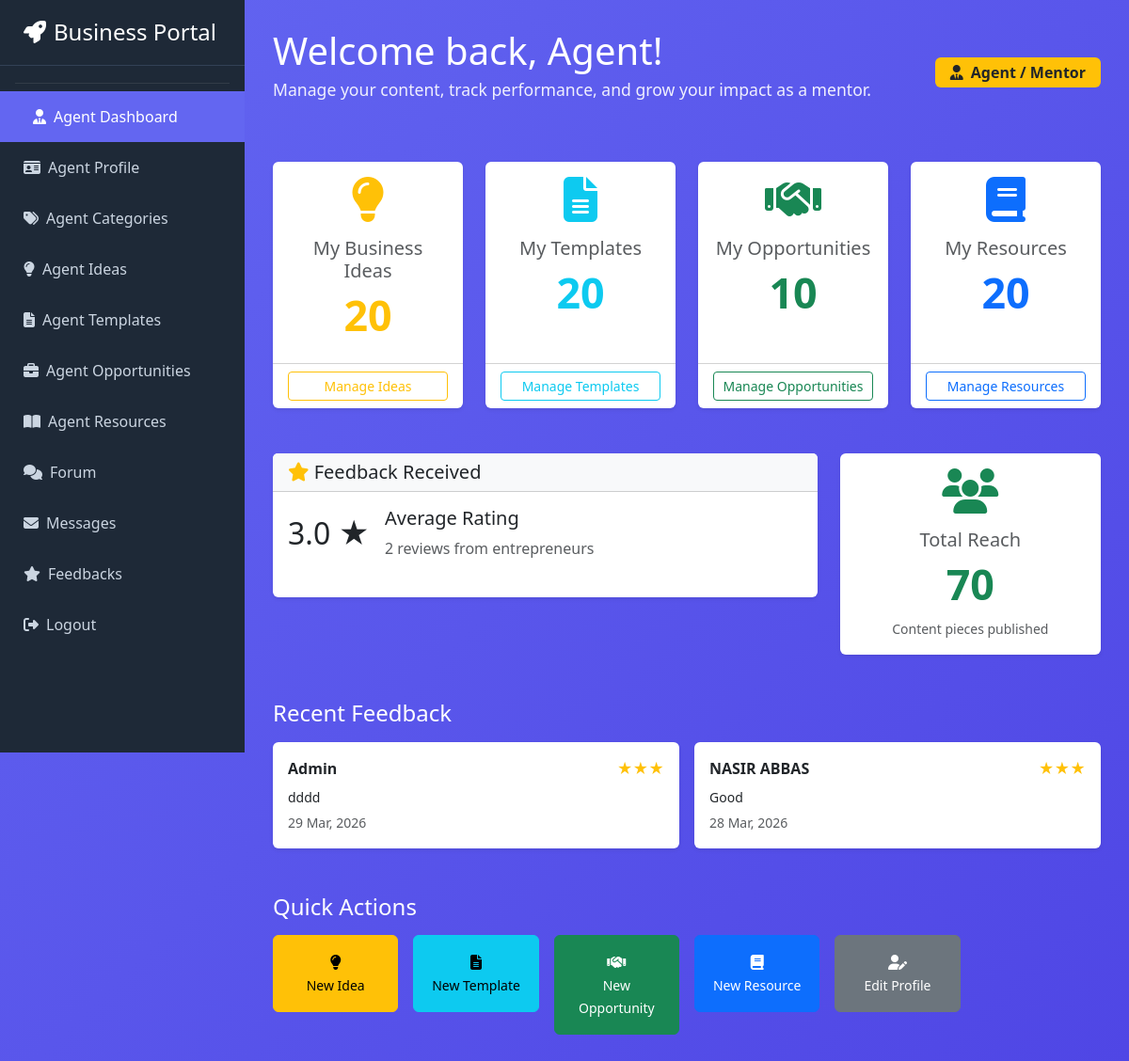
/agent/agent_dashboard.php (signed in), run on the app's committed database.
### tables this page shows
CREATE TABLE `feedback` (
  `id` int(11) NOT NULL,
  `agent_id` int(11) NOT NULL,
  `user_id` int(11) NOT NULL COMMENT 'Who submitted the feedback',
  `message` text NOT NULL,
  `rating` tinyint(1) UNSIGNED DEFAULT NULL COMMENT '1 to 5 stars',
  `created_at` timestamp NOT NULL DEFAULT current_timestamp()
);

CREATE TABLE `users` (
  `id` int(11) NOT NULL,
  `full_name` varchar(150) NOT NULL,
  `email` varchar(191) NOT NULL,
  `password_hash` varchar(255) NOT NULL,
  `role` enum('user','agent','admin') NOT NULL DEFAULT 'user',
  `status` enum('active','inactive','banned') NOT NULL DEFAULT 'active',
  `phone` varchar(20) DEFAULT NULL,
  `created_at` timestamp NOT NULL DEFAULT current_timestamp(),
  `updated_at` timestamp NOT NULL DEFAULT current_timestamp() ON UPDATE current_timestamp()
);

### agent/agent_dashboard.php (the view, shortened to what this page needs)
<?php
include 'config.php';
$agent_id = $_SESSION['user_id'];
$my_ideas = $conn->query("SELECT COUNT(*) as total FROM business_ideas WHERE agent_id = $agent_id")->fetch_assoc()['total'];
$my_templates = $conn->query("SELECT COUNT(*) as total FROM business_templates WHERE agent_id = $agent_id")->fetch_assoc()['total'];
$my_opportunities = $conn->query("SELECT COUNT(*) as total FROM opportunities WHERE agent_id = $agent_id")->fetch_assoc()['total'];
$my_resources = $conn->query("SELECT COUNT(*) as total FROM business_resources WHERE agent_id = $agent_id")->fetch_assoc()['total'];
$feedback = $conn->query("SELECT COUNT(*) as total, ROUND(AVG(rating), 1) as avg_rating
    FROM feedback WHERE agent_id = $agent_id")->fetch_assoc();
$recent_feedback = $conn->query("SELECT f.rating, f.message, u.full_name as user_name, f.created_at
    FROM feedback f
    JOIN users u ON f.user_id = u.id
    WHERE f.agent_id = $agent_id
    ORDER BY f.created_at DESC LIMIT 5")->fetch_all(MYSQLI_ASSOC);
?>
<!DOCTYPE html>
<html lang="en">
<head>
    <link href="https://cdn.jsdelivr.net/npm/bootstrap@5.3.3/dist/css/bootstrap.min.css" rel="stylesheet">
    <link href="https://cdnjs.cloudflare.com/ajax/libs/font-awesome/6.5.0/css/all.min.css" rel="stylesheet">
</head>
<body>
<?php include 'sidebar.php'; ?>
<div class="main-content">
    <div class="d-flex justify-content-between align-items-center mb-5">
        <div>
            <h1 class="text-white mb-1">Welcome back, <?= htmlspecialchars($_SESSION['full_name']) ?>!</h1>
            <p class="welcome-text">Manage your content, track performance, and grow your impact as a mentor.</p>
        </div>
        <div>
            <span class="badge bg-warning text-dark fs-6 px-3 py-2">
                <i class="fas fa-user-tie me-1"></i> Agent / Mentor
            </span>
        </div>
    </div>
    <div class="row g-4 mb-5">
        <div class="col-md-3">
            <div class="card card-hover h-100 bg-white border-0 shadow-sm text-center">
                <div class="card-body">
                    <i class="fas fa-lightbulb fa-3x text-warning mb-3"></i>
                    <h5 class="text-muted">My Business Ideas</h5>
                    <h3 class="stat-number text-warning"><?= number_format($my_ideas) ?></h3>
                </div>
                <div class="card-footer bg-transparent">
                    <a href="agent_ideas.php" class="btn btn-outline-warning btn-sm w-100">Manage Ideas</a>
                </div>
            </div>
        </div>
        <div class="col-md-3">
            <div class="card card-hover h-100 bg-white border-0 shadow-sm text-center">
                <div class="card-body">
                    <i class="fas fa-file-alt fa-3x text-info mb-3"></i>
                    <h5 class="text-muted">My Templates</h5>
                    <h3 class="stat-number text-info"><?= number_format($my_templates) ?></h3>
                </div>
                <div class="card-footer bg-transparent">
                    <a href="agent_templates.php" class="btn btn-outline-info btn-sm w-100">Manage Templates</a>
                </div>
            </div>
        </div>
        <div class="col-md-3">
            <div class="card card-hover h-100 bg-white border-0 shadow-sm text-center">
                <div class="card-body">
                    <i class="fas fa-handshake fa-3x text-success mb-3"></i>
                    <h5 class="text-muted">My Opportunities</h5>
                    <h3 class="stat-number text-success"><?= number_format($my_opportunities) ?></h3>
                </div>
                <div class="card-footer bg-transparent">
                    <a href="agent_opportunities.php" class="btn btn-outline-success btn-sm w-100">Manage Opportunities</a>
                </div>
            </div>
        </div>
        <div class="col-md-3">
            <div class="card card-hover h-100 bg-white border-0 shadow-sm text-center">
                <div class="card-body">
                    <i class="fas fa-book fa-3x text-primary mb-3"></i>
                    <h5 class="text-muted">My Resources</h5>
                    <h3 class="stat-number text-primary"><?= number_format($my_resources) ?></h3>
                </div>
                <div class="card-footer bg-transparent">
                    <a href="agent_resources.php" class="btn btn-outline-primary btn-sm w-100">Manage Resources</a>
                </div>
            </div>
        </div>
    </div>
    <div class="row">
        <div class="col-md-8">
            <div class="card bg-white border-0 shadow-sm mb-4">
                <div class="card-header bg-light">
                    <h5 class="mb-0"><i class="fas fa-star text-warning"></i> Feedback Received</h5>
                </div>
                <div class="card-body">
                    <?php if ($feedback['total'] > 0): ?>
                        <div class="d-flex align-items-center mb-4">
                            <h2 class="mb-0 me-3"><?= $feedback['avg_rating'] ?? '0.0' ?> ★</h2>
                            <div>
                                <h5>Average Rating</h5>
                                <p class="text-muted mb-0"><?= number_format($feedback['total']) ?> reviews from entrepreneurs</p>
                            </div>
                        </div>
                    <?php else: ?>
                        <p class="text-muted">You haven't received any feedback yet.</p>
                    <?php endif; ?>
                </div>
            </div>
        </div>
        <div class="col-md-4">
            <div class="card bg-white border-0 shadow-sm h-100">
                <div class="card-body text-center">
                    <i class="fas fa-users fa-3x text-success mb-3"></i>
                    <h5 class="text-muted">Total Reach</h5>
                    <h3 class="stat-number text-success"><?= number_format($my_ideas + $my_templates + $my_opportunities + $my_resources) ?></h3>
                    <small class="text-muted">Content pieces published</small>
                </div>
            </div>
        </div>
    </div>
    <?php if (!empty($recent_feedback)): ?>
    <div class="mt-5">
        <h4 class="text-white mb-3">Recent Feedback</h4>
        <div class="row g-3">
            <?php foreach ($recent_feedback as $fb): ?>
                <div class="col-md-6">
                    <div class="card bg-white border-0 shadow-sm card-hover">
                        <div class="card-body">
                            <div class="d-flex justify-content-between">
                                <strong><?= htmlspecialchars($fb['user_name']) ?></strong>
                                <span class="text-warning"><?= str_repeat('★', $fb['rating']) ?></span>
                            </div>
                            <p class="mt-2 mb-1 small"><?= htmlspecialchars($fb['message']) ?></p>
                            <small class="text-muted"><?= date('d M, Y', strtotime($fb['created_at'])) ?></small>
                        </div>
                    </div>
                </div>
            <?php endforeach; ?>
        </div>
    </div>
    <?php endif; ?>
    <div class="mt-5">
        <h4 class="text-white mb-3">Quick Actions</h4>
        <div class="row g-3">
            <div class="col-md-2">
                <a href="post_idea.php" class="btn btn-warning w-100 py-3">
                    <i class="fas fa-lightbulb"></i><br>
                    <small>New Idea</small>
                </a>
            </div>
            <div class="col-md-2">
                <a href="post_template.php" class="btn btn-info w-100 py-3">
                    <i class="fas fa-file-alt"></i><br>
                    <small>New Template</small>
                </a>
            </div>
            <div class="col-md-2">
                <a href="post_opportunity.php" class="btn btn-success w-100 py-3">
                    <i class="fas fa-handshake"></i><br>
                    <small>New Opportunity</small>
                </a>
            </div>
            <div class="col-md-2">
                <a href="post_resource.php" class="btn btn-primary w-100 py-3">
                    <i class="fas fa-book"></i><br>
                    <small>New Resource</small>
                </a>
            </div>
            <div class="col-md-2">
                <a href="my_profile.php" class="btn btn-secondary w-100 py-3">
                    <i class="fas fa-user-edit"></i><br>
                    <small>Edit Profile</small>
                </a>
            </div>
        </div>
    </div>
</div>
</body>
</html>

### agent/agent_dashboard.php (style rules this page uses)
body { background: linear-gradient(135deg, #6366f1 0%, #4f46e5 100%); margin-left: 260px; min-height: 100vh; color: #333; }
.main-content { padding: 30px; }
.card-hover { transition: transform 0.3s ease, box-shadow 0.3s ease; }
.stat-number { font-size: 2.8rem; font-weight: 700; }
.welcome-text { color: rgba(255,255,255,0.9); font-size: 1.1rem; }

### agent/sidebar.php (style rules this page uses)
:root { --primary: #6366f1; --dark: #1e2937; }

### data on the page
feedback: user.full_name "Admin", rating "★★★", message "dddd", created_at "29 Mar, 2026"
feedback: user.full_name "NASIR ABBAS", rating "★★★", message "Good", created_at "28 Mar, 2026"

### other printed values
$_SESSION['full_name'] "Agent"
$my_ideas "20"
$my_templates "20"
$my_opportunities "10"
$my_resources "20"
$feedback['avg_rating'] "3.0"
$feedback['total'] "2"
$my_ideas + $my_templates + $my_opportunities + $my_resources "70"
